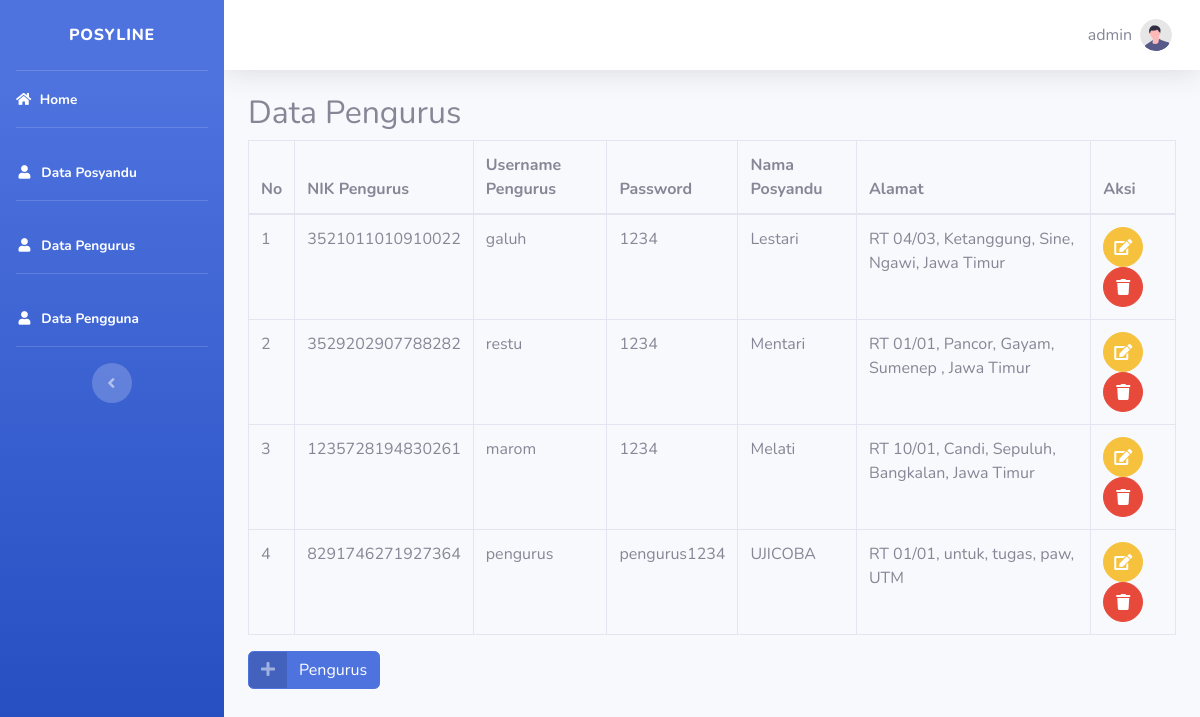
The page /admin/index.php?halaman=pengurus (signed in) on the database its author committed.
### tables this page shows
CREATE TABLE `pengurus` (
  `id_pengurus` int(11) NOT NULL,
  `id_posyandu` varchar(50) NOT NULL,
  `nik_pengurus` varchar(50) NOT NULL,
  `username_pengurus` varchar(50) NOT NULL,
  `password_pengurus` varchar(50) NOT NULL
);

CREATE TABLE `data_posyandu` (
  `id_posyandu` int(11) NOT NULL,
  `nama_posyandu` varchar(50) NOT NULL,
  `rt` varchar(50) NOT NULL,
  `rw` varchar(50) NOT NULL,
  `desa` varchar(50) NOT NULL,
  `kecamatan` varchar(50) NOT NULL,
  `kabupaten` varchar(50) NOT NULL,
  `provinsi` varchar(50) NOT NULL
);

### admin/pengurus.php (the view)
<h2>Data Pengurus</h2>
<?php $ambil = query("SELECT * FROM data_posyandu JOIN pengurus ON pengurus.id_posyandu=data_posyandu.id_posyandu"); ?>
<table class="table table-bordered">
	<thead>
		<tr>
			<th>No</th>
			<th>NIK Pengurus</th>
			<th>Username Pengurus</th>
			<th>Password</th>
			<th>Nama Posyandu</th>
			<th>Alamat</th>
			<th>Aksi</th>
		</tr>
	</thead>
	<tbody>
		<?php $i = 1; ?>
        <?php foreach($ambil as $row): ?>
		<tr>
			<td><?= $i; ?></td>
			<td><?php echo $row['nik_pengurus']; ?></td>
			<td><?php echo $row['username_pengurus']; ?></td>
			<td><?php echo $row['password_pengurus']; ?></td>
			<td><?php echo $row['nama_posyandu']; ?></td>
			<td>RT <?= $row['rt']; ?>/<?= $row['rw']; ?>,
				<?= $row['desa']; ?>,
				<?= $row['kecamatan']; ?>,
				<?= $row['kabupaten']; ?>,
				<?= $row['provinsi']; ?>
			</td>
			<td><a href="index.php?halaman=ubahpengurus&id=<?php echo $row['id_pengurus']; ?>"
					class="btn btn-warning btn-circle"><i class="fas fa-edit"></i></a>
				<a href="index.php?halaman=hapuspengurus&id=<?php echo $row['id_pengurus']; ?>"
					class="btn btn-danger btn-circle"><i class="fas fa-trash"></i></a></td>
		</tr>
		<?php $i++; ?>
        <?php endforeach; ?>
	</tbody>
</table>
<a href="index.php?halaman=tambahpengurus" class="btn btn-primary btn-icon-split">
	<span class="icon text-white-50">
			<i class="fas fa-plus"></i>
	</span>
	<span class="text">Pengurus</span>
</a>
<br><br>

### rows shown on the page
pengurus: nik_pengurus "3521011010910022", username_pengurus "galuh", password_pengurus "1234", id_posyandu.nama_posyandu "Lestari", id_posyandu.rt "04", id_posyandu.rw "03", id_posyandu.desa "Ketanggung", id_posyandu.kecamatan "Sine", id_posyandu.kabupaten "Ngawi", id_posyandu.provinsi "Jawa Timur"
pengurus: nik_pengurus "3529202907788282", username_pengurus "restu", password_pengurus "1234", id_posyandu.nama_posyandu "Mentari", id_posyandu.rt "01", id_posyandu.rw "01", id_posyandu.desa "Pancor", id_posyandu.kecamatan "Gayam", id_posyandu.kabupaten "Sumenep", id_posyandu.provinsi "Jawa Timur"
pengurus: nik_pengurus "1235728194830261", username_pengurus "marom", password_pengurus "1234", id_posyandu.nama_posyandu "Melati", id_posyandu.rt "10", id_posyandu.rw "01", id_posyandu.desa "Candi", id_posyandu.kecamatan "Sepuluh", id_posyandu.kabupaten "Bangkalan", id_posyandu.provinsi "Jawa Timur"
pengurus: nik_pengurus "8291746271927364", username_pengurus "pengurus", password_pengurus "pengurus1234", id_posyandu.nama_posyandu "UJICOBA", id_posyandu.rt "01", id_posyandu.rw "01", id_posyandu.desa "untuk", id_posyandu.kecamatan "tugas", id_posyandu.kabupaten "paw", id_posyandu.provinsi "UTM"

### other values the page prints
$_SESSION['admin']['username_admin'] "admin"
